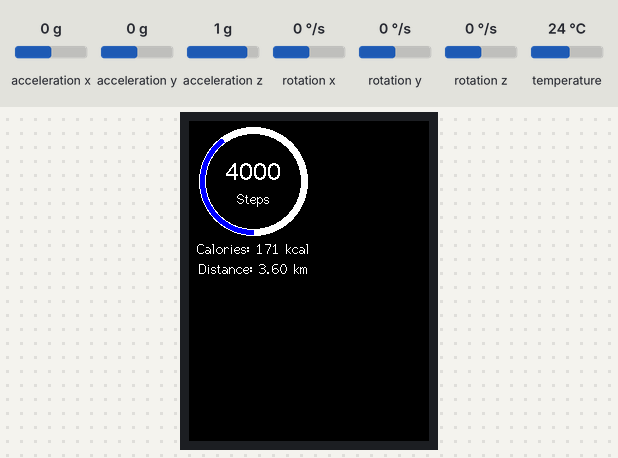
A sketch run on a simulated ESP32. Parts: 240×320 colour display. The test bench sets the inputs (shaded band); at power-on: acceleration x 0 g, acceleration y 0 g, acceleration z 1 g, rotation x 0 °/s, rotation y 0 °/s, rotation z 0 °/s, temperature 24 °C.

Above: at 1.4 s.
1.5 s: acceleration x set to -1.4 g
At 3.3 s:
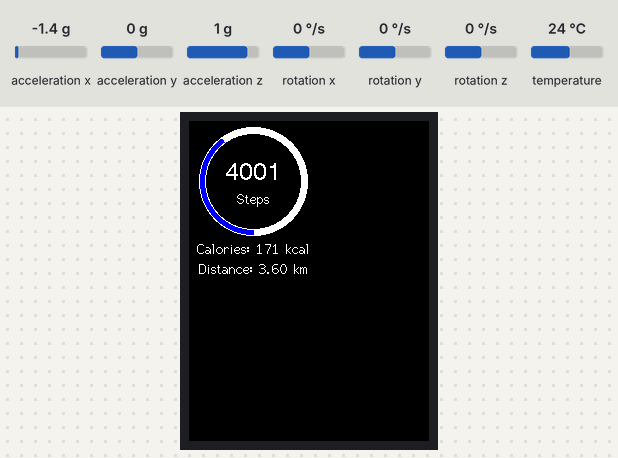
5.0 s: acceleration x set to 0 g
6.5 s: acceleration x set to -0.8 g
At 8.5 s:
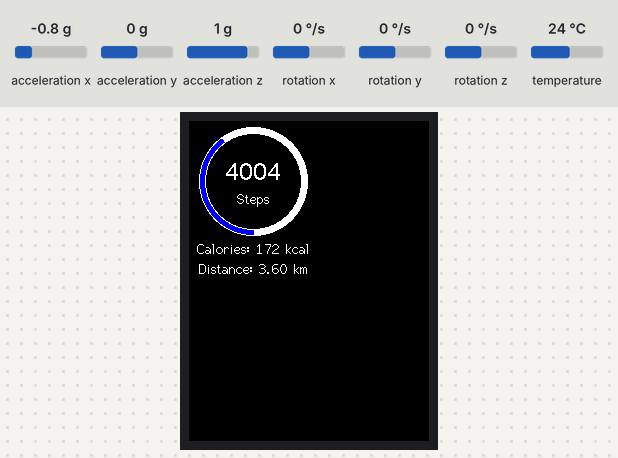
Timing chart, 0 to 10.0 s (numbered marks = the images above; inputs shaded):
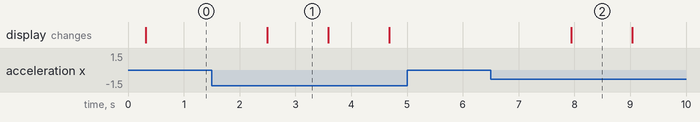

Measured:
- after the input at 1.5 s, the display: changes after 1.0 s (image 1)
- after the input at 5.0 s, every drawn part: stays the same
- after the input at 6.5 s, the display: changes after 1.4 s (image 2)
- what the display in image 1 shows lasts 1.1 s, from 2.5 s to 3.6 s

The sketch:

State_3.ino
```cpp
#include <Adafruit_MPU6050.h>
#include <Adafruit_Sensor.h>
#include <Wire.h>
#include <TFT_eSPI.h>
#include <SPI.h>
#include <TFT_eWidget.h>
#include "string.h"
// #include <FreeRTOS_ARM.h>

#if CONFIG_FREERTOS_UNICORE
  static const BaseType_t app_cpu = 0;
#else
  static const BaseType_t app_cpu = 1;
#endif

TFT_eSPI tft = TFT_eSPI();
Adafruit_MPU6050 mpu;

int steps = 4000;
int angle = 0;
int calories = 0;

// Mutex for protecting steps variable
SemaphoreHandle_t stepsMutex;

void readSensorTask(void* pvParameters) {
  for (;;) {
    // Acquire the mutex to protect the steps variable
    xSemaphoreTake(stepsMutex, portMAX_DELAY);

    sensors_event_t a, g, temp;
    mpu.getEvent(&a, &g, &temp);
    if ((a.acceleration.x > 6) || (a.acceleration.x < -6)) {
      steps++;
    }

    // Release the mutex
    xSemaphoreGive(stepsMutex);

    vTaskDelay(pdMS_TO_TICKS(1000)); // Delay for 1 second
  }
}

void displayTask(void* pvParameters) {
  for (;;) {
    // Acquire the mutex to access the steps variable
    xSemaphoreTake(stepsMutex, portMAX_DELAY);

    tft.fillScreen(TFT_BLACK);
    tft.drawSmoothArc(64, 60, 54, 48, 0, 360, TFT_WHITE, TFT_WHITE, true);
    angle = (steps / 10000.0) * 360;
    calories = 0.042985 * steps; // for average age of 22 Male, 77kg, and 177 cm height
    tft.drawSmoothArc(64, 60, 53, 49, 0, angle, TFT_BLUE, TFT_BLUE, true);
    tft.drawCentreString(String(steps), 64, 40, 4);
    tft.drawCentreString("Steps", 64, 70, 2);
    String cal = "Calories: " + String(calories) + " kcal";
    tft.drawCentreString(cal, 64, 120, 2);
    String distance = "Distance: " + String(steps * 0.0009) + " km";
    tft.drawCentreString(distance, 64, 140, 2);

    // Release the mutex
    xSemaphoreGive(stepsMutex);

    vTaskDelay(pdMS_TO_TICKS(1000)); // Delay for 1 second
  }
}

void setup() {
  Serial.begin(115200);

  tft.init();
  tft.fillScreen(TFT_BLACK);
  tft.setRotation(0);
  tft.setTextColor(TFT_WHITE);
  tft.setCursor(0, 0);

  if (!mpu.begin()) {
    Serial.println("Sensor init failed");
    while (1)
      yield();
  }
  mpu.setAccelerometerRange(MPU6050_RANGE_8_G);
  mpu.setGyroRange(MPU6050_RANGE_500_DEG);
  mpu.setFilterBandwidth(MPU6050_BAND_5_HZ);

  // Create the mutex
  stepsMutex = xSemaphoreCreateMutex();

  // Create tasks
  xTaskCreatePinnedToCore(
      readSensorTask,   // Function that implements the task
      "ReadSensorTask", // Name of the task
      2048,             // Stack size (words, not bytes)
      NULL,             // Task input parameter
      1,                // Priority
      NULL,             // Task handle
      app_cpu);

  xTaskCreatePinnedToCore(
      displayTask,      // Function that implements the task
      "DisplayTask",    // Name of the task
      4096,             // Stack size (words, not bytes)
      NULL,             // Task input parameter
      1,                // Priority
      NULL,             // Task handle
      app_cpu);
}

void loop() {
  // Empty loop. All processing is done in tasks.
}
```
